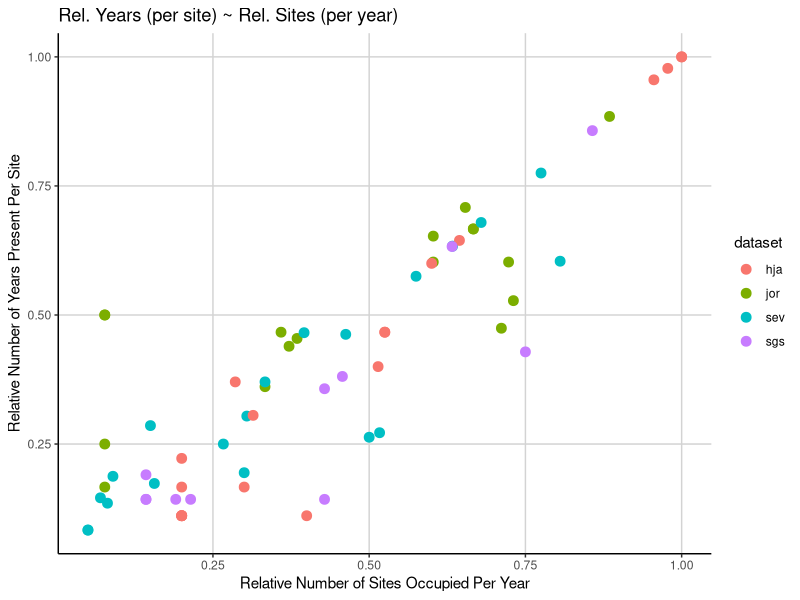

Generate this figure with R:
### Cleaned data
# EKB
# March 7, 2016

###################
# LIBRARIES

library(dplyr)
library(tidyr)
library(ggplot2)

###################
# LOAD FILES

jornada <- read.csv("data/jornada_rodents.csv", header = TRUE, na.strings = ".")
sevilleta <- read.csv("data/sevilleta_sm_mrc.txt", header = TRUE)
hj_andrews <- read.csv("data/hj_andrews.csv", header = TRUE)
shortgrass_steppe <- read.table("data/SGS_LTER_smammals.txt", header = TRUE, sep = "\t", na.strings = ".")

####################
# PREP FILES

jor_data <- select(jornada, year, season, habitat, web, spp, recap) %>% 
            filter(recap != "Y", spp != "DIPO1", spp != "PERO1", spp != "NA")

hja_data <- select(hj_andrews, YEAR, REPBLK, SUBPLOT, SPECIES) %>% 
            filter(SPECIES != 'UNKN') 

sev_data <- select(sevilleta, year, season, location, web, species, recap) %>% 
            filter(recap != "y", species != "pgsp", species != "dipo", 
                   species != "nesp", species != "onsp", species != "pesp", 
                   species != "resp", species != "na", species != "pmsp", species != "spsp", 
                   year < 2009, location != "two22", location != "blugrama", 
                   location != "savanna", location != "goatdraw")

sgs_data <- select(shortgrass_steppe, YEAR, VEG, WEB, SPP) %>% 
            filter(SPP != 'NA')

# rename columns for consistency

names(jor_data) <- c("year", "season", "plot", "subplot", "species", "recap")
names(hja_data) <- c("year", "plot", "subplot", "species")
names(sev_data) <- c("year", "season", "plot", "subplot", "species", "recap")
names(sgs_data) <- c("year", "plot", "subplot", "species")

#####################
# FUNCTIONS

select_data <- function(data){
  # function for selecting only relevant columns
  dat <- select(data, year, plot, subplot, species)
  return(dat)
}

group_data <- function(data){
  # group and arrange a dataset by species, year, plot, and subplot
  dat <- data %>% 
         group_by(species, year, plot, subplot) %>% 
         arrange(species, year, plot, subplot)
  return(dat)
}

add_siteID <- function(data){
  # make a column with a unique location code
  dat <- data %>% mutate(siteID = paste(plot, subplot, sep = "_"))
  return(dat)
}

find_reg_persist <- function(data){
  # create column for relative regional persistence (years overall)
  dat <- select(data, species, year) %>% 
         group_by(species, year) %>% 
         summarise(year_count = n())
  dat1 <- select(dat, species) %>% 
          group_by(species) %>% 
          summarise(years = n())
  total_years <- length(unique(data$year))
  dat1 <- mutate(dat1, rel_reg_persist = years/total_years)
  return(dat1)
}

find_reg_occup <- function(data){
  # create column for relative regional occupancy (sites overall)
  dat <- select(data, species, siteID) %>% 
         group_by(species, siteID) %>% 
         summarise(site_count = n())
  dat1 <- select(dat, species) %>% 
          group_by(species) %>% 
          summarise(sites = n())
  total_sites <- length(unique(data$siteID))
  dat1 <- mutate(dat1, rel_reg_occup = sites/total_sites)
  return(dat1)
}

join_regionals <- function(data){
  # combine the relative regional persistance and regional occupancy into one data frame
  dat <- left_join(x = find_reg_persist(data), y = find_reg_occup(data), by = "species")
  return(dat)
}

rel_local_persist <- function(data){
  # create a column for average relative local occupancy (year by site)
  dat <- select(data, year, species, siteID) %>% 
         group_by(year, species) %>% 
         summarise(site_by_year = n_distinct(siteID))
  total_sites <- length(unique(data$siteID))
  dat <- mutate(dat, rel_sites_by_year = site_by_year/total_sites)
  dat1 <- dat %>% group_by(species) %>% 
          summarise(mean_local_persist = mean(rel_sites_by_year))
}


rel_local_occup <- function(data){
  # create a column for average relative local occupancy (site by year)
  dat <- select(data, year, species, siteID) %>% 
         group_by(siteID, species) %>% 
         summarise(years_by_site = n_distinct(year))
  total_years <- length(unique(data$year))
  dat <- mutate(dat, rel_years_by_site = years_by_site/total_years)
  dat1 <- dat %>% group_by(species) %>% 
          summarize(mean_local_occup = mean(rel_years_by_site))
  return(dat1)
}

join_locals <- function(data){
  # combine average relative local persistance and occupancy into one data frame
  dat <- left_join(x = rel_local_persist(data), y = rel_local_occup(data), by = "species")
  return(dat)
}

combine_all <- function(data){
  # combine regional and local persistance and occupancy into one data frame
  dat <- left_join(x = join_regionals(data), y = join_locals(data), by = "species")
  return(dat)
}

all_together <- function(data){
  # run all functions together to get the full output
  dat <- select_data(data)
  dat <- group_data(dat)
  dat <- add_siteID(dat)
  dat <- combine_all(dat)
  return(dat)
}

#####################
# APPLY FUNCTIONS TO DATASETS

# all functions for all datasets
jor_data <- all_together(jor_data)
sev_data <- all_together(sev_data)
hja_data <- all_together(hja_data)
sgs_data <- all_together(sgs_data)

# add a dataset column
jor_data$dataset <- "jor"
hja_data$dataset <- "hja"
sev_data$dataset <- "sev"
sgs_data$dataset <- "sgs"

# combine all datasets into one
all_data <- bind_rows(jor_data, sev_data, hja_data, sgs_data)

# graph all data
ggplot(all_data, aes(x = mean_local_occup, y = mean_local_persist)) +
  geom_point(aes(color = dataset), size = 3) +
  xlab("Relative Number of Sites Occupied Per Year") + 
  ylab("Relative Number of Years Present Per Site") +
  ggtitle("Rel. Years (per site) ~ Rel. Sites (per year)") +
  theme(panel.background = element_blank(), 
        axis.line = element_line(colour = "black"), 
        panel.grid.major = element_line(colour = "light gray"))

###################################################################
# WORKING AREA

# graphing functions

graph_local <- function(data){
  # graph of mean local persistance as a function of mean local occupancy
  plot <- ggplot(data, aes(x = mean_local_occup, y = mean_local_persist)) +
    geom_point(aes(color = dataset), size = 3) +
    xlab("Relative Number of Sites Occupied Per Year") + 
    ylab("Relative Number of Years Present Per Site") +
    ggtitle("Rel. Years (per site) ~ Rel. Sites (per year)") +
    theme(panel.background = element_blank(), 
          axis.line = element_line(colour = "black"), 
          panel.grid.major = element_line(colour = "light gray"))
  return(plot)
}
